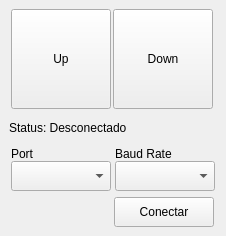
<?xml version="1.0" encoding="UTF-8"?>
<ui version="4.0">
 <class>MainWindow</class>
 <widget class="QMainWindow" name="MainWindow">
  <property name="geometry">
   <rect>
    <x>0</x>
    <y>0</y>
    <width>226</width>
    <height>236</height>
   </rect>
  </property>
  <property name="windowTitle">
   <string>MainWindow</string>
  </property>
  <widget class="QWidget" name="centralwidget">
   <layout class="QVBoxLayout" name="verticalLayout_2">
    <item>
     <layout class="QHBoxLayout" name="horizontalLayout">
      <property name="spacing">
       <number>0</number>
      </property>
      <property name="sizeConstraint">
       <enum>QLayout::SizeConstraint::SetDefaultConstraint</enum>
      </property>
      <item>
       <widget class="QPushButton" name="upButton">
        <property name="sizePolicy">
         <sizepolicy hsizetype="Maximum" vsizetype="Maximum">
          <horstretch>0</horstretch>
          <verstretch>0</verstretch>
         </sizepolicy>
        </property>
        <property name="minimumSize">
         <size>
          <width>100</width>
          <height>100</height>
         </size>
        </property>
        <property name="maximumSize">
         <size>
          <width>100</width>
          <height>100</height>
         </size>
        </property>
        <property name="text">
         <string>Up</string>
        </property>
       </widget>
      </item>
      <item>
       <spacer name="verticalSpacer">
        <property name="orientation">
         <enum>Qt::Orientation::Vertical</enum>
        </property>
        <property name="sizeType">
         <enum>QSizePolicy::Policy::Maximum</enum>
        </property>
        <property name="sizeHint" stdset="0">
         <size>
          <width>0</width>
          <height>100</height>
         </size>
        </property>
       </spacer>
      </item>
      <item>
       <widget class="QPushButton" name="downButton">
        <property name="sizePolicy">
         <sizepolicy hsizetype="Maximum" vsizetype="Maximum">
          <horstretch>0</horstretch>
          <verstretch>0</verstretch>
         </sizepolicy>
        </property>
        <property name="minimumSize">
         <size>
          <width>100</width>
          <height>100</height>
         </size>
        </property>
        <property name="maximumSize">
         <size>
          <width>100</width>
          <height>100</height>
         </size>
        </property>
        <property name="text">
         <string>Down</string>
        </property>
       </widget>
      </item>
     </layout>
    </item>
    <item>
     <widget class="QLabel" name="status">
      <property name="text">
       <string>Status: Desconectado</string>
      </property>
     </widget>
    </item>
    <item>
     <layout class="QHBoxLayout" name="horizontalLayout_3">
      <property name="spacing">
       <number>2</number>
      </property>
      <property name="topMargin">
       <number>0</number>
      </property>
      <property name="bottomMargin">
       <number>0</number>
      </property>
      <item>
       <layout class="QVBoxLayout" name="verticalLayout">
        <property name="spacing">
         <number>0</number>
        </property>
        <property name="rightMargin">
         <number>0</number>
        </property>
        <item>
         <widget class="QLabel" name="label">
          <property name="maximumSize">
           <size>
            <width>100</width>
            <height>100</height>
           </size>
          </property>
          <property name="text">
           <string>Port</string>
          </property>
         </widget>
        </item>
        <item>
         <widget class="QComboBox" name="comboBoxPort">
          <property name="sizePolicy">
           <sizepolicy hsizetype="Maximum" vsizetype="Maximum">
            <horstretch>0</horstretch>
            <verstretch>0</verstretch>
           </sizepolicy>
          </property>
          <property name="minimumSize">
           <size>
            <width>100</width>
            <height>30</height>
           </size>
          </property>
          <property name="maximumSize">
           <size>
            <width>100</width>
            <height>30</height>
           </size>
          </property>
         </widget>
        </item>
       </layout>
      </item>
      <item>
       <layout class="QVBoxLayout" name="verticalLayout_3">
        <property name="spacing">
         <number>0</number>
        </property>
        <property name="rightMargin">
         <number>0</number>
        </property>
        <item>
         <widget class="QLabel" name="label_2">
          <property name="maximumSize">
           <size>
            <width>100</width>
            <height>100</height>
           </size>
          </property>
          <property name="text">
           <string>Baud Rate</string>
          </property>
         </widget>
        </item>
        <item>
         <widget class="QComboBox" name="comboBoxBaud">
          <property name="sizePolicy">
           <sizepolicy hsizetype="Maximum" vsizetype="Maximum">
            <horstretch>0</horstretch>
            <verstretch>0</verstretch>
           </sizepolicy>
          </property>
          <property name="minimumSize">
           <size>
            <width>100</width>
            <height>30</height>
           </size>
          </property>
          <property name="maximumSize">
           <size>
            <width>100</width>
            <height>30</height>
           </size>
          </property>
         </widget>
        </item>
       </layout>
      </item>
     </layout>
    </item>
    <item>
     <layout class="QHBoxLayout" name="horizontalLayout_2">
      <property name="spacing">
       <number>2</number>
      </property>
      <item>
       <spacer name="horizontalSpacer">
        <property name="orientation">
         <enum>Qt::Orientation::Horizontal</enum>
        </property>
        <property name="sizeType">
         <enum>QSizePolicy::Policy::Maximum</enum>
        </property>
        <property name="sizeHint" stdset="0">
         <size>
          <width>102</width>
          <height>30</height>
         </size>
        </property>
       </spacer>
      </item>
      <item>
       <widget class="QPushButton" name="conectButton">
        <property name="sizePolicy">
         <sizepolicy hsizetype="Maximum" vsizetype="Maximum">
          <horstretch>0</horstretch>
          <verstretch>0</verstretch>
         </sizepolicy>
        </property>
        <property name="minimumSize">
         <size>
          <width>100</width>
          <height>30</height>
         </size>
        </property>
        <property name="maximumSize">
         <size>
          <width>100</width>
          <height>30</height>
         </size>
        </property>
        <property name="text">
         <string>Conectar</string>
        </property>
       </widget>
      </item>
     </layout>
    </item>
   </layout>
  </widget>
 </widget>
 <resources/>
 <connections/>
</ui>
